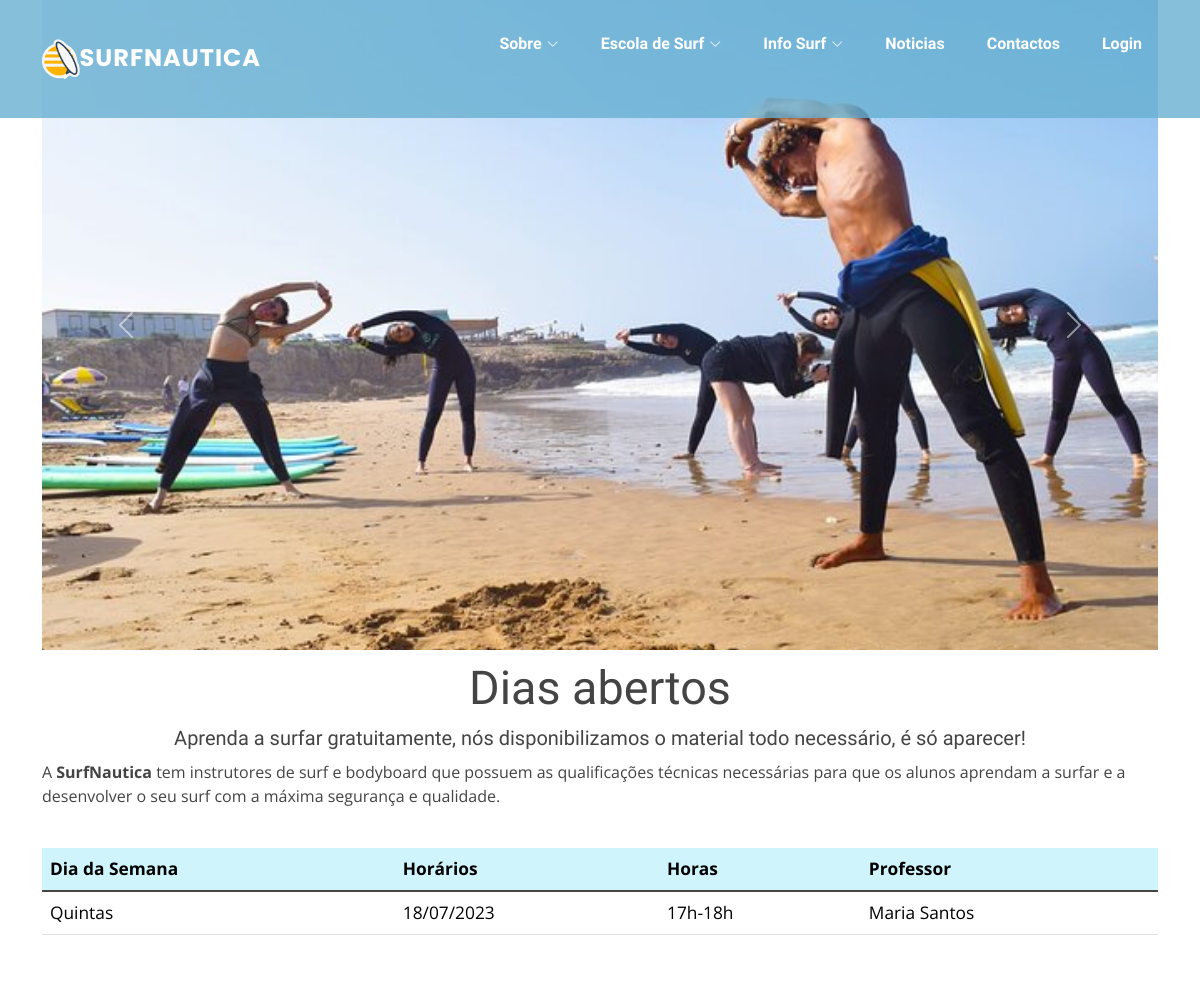
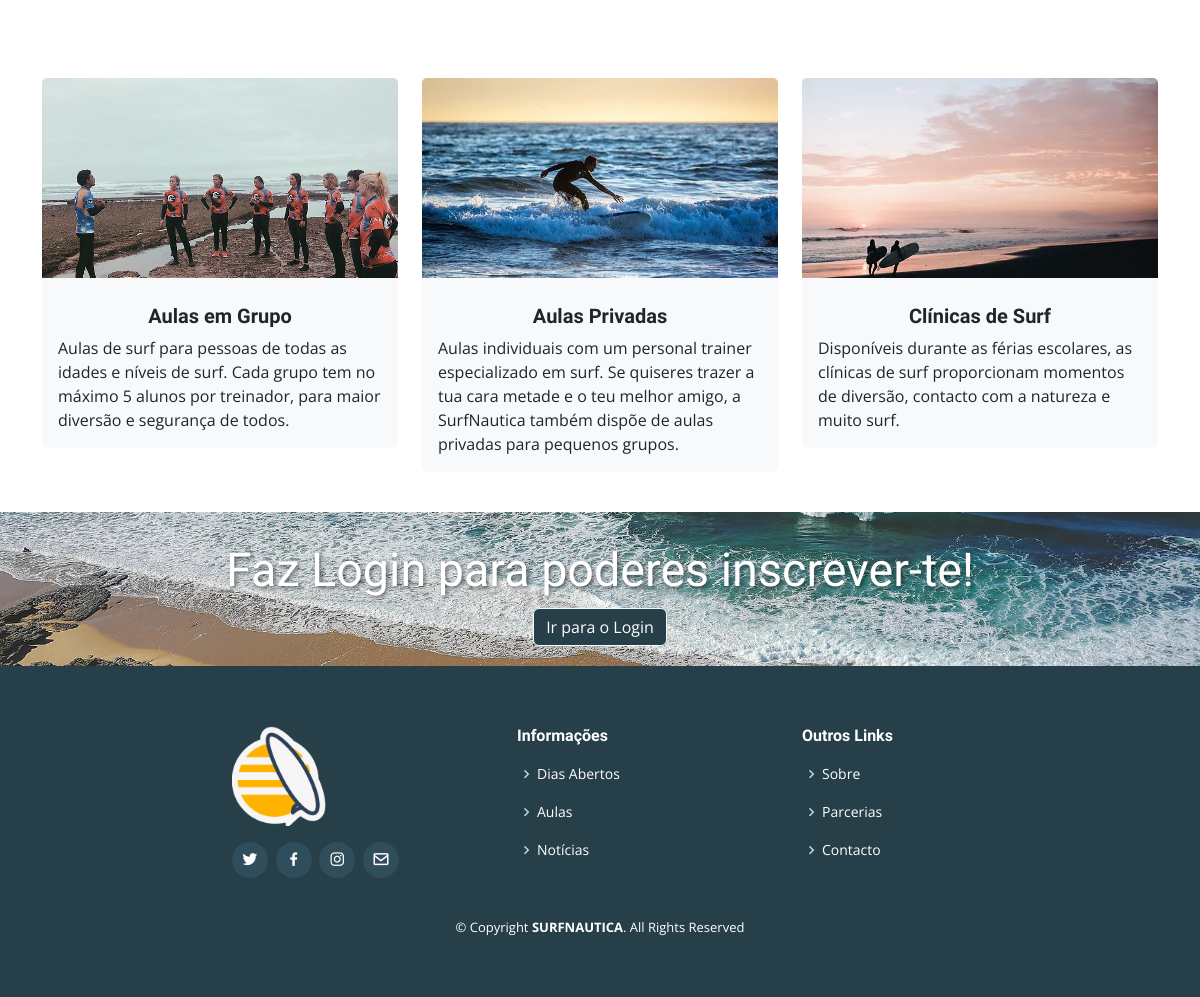
Page /Tiago_Gomes/diaaberto.php on the committed database (2 pictures, top to bottom).
### tables this page shows
CREATE TABLE IF NOT EXISTS `diaaberto` (
  `id_diaAberto` INT(11) NOT NULL AUTO_INCREMENT,
  `titulo` VARCHAR(50) NOT NULL,
  `data1` DATE NOT NULL,
  `horas` VARCHAR(50) NOT NULL,
  `foto` VARCHAR(250),
  `id_prof` INT(11) NOT NULL,
  PRIMARY KEY (`id_diaAberto`),
  INDEX `fk_diaaberto_professor1_idx` (`id_prof` ASC),
  CONSTRAINT `fk_diaaberto_professor1`
    FOREIGN KEY (`id_prof`)
    REFERENCES `professor` (`id_prof`)
    ON DELETE NO ACTION
    ON UPDATE NO ACTION);

CREATE TABLE IF NOT EXISTS `professor` (
  `id_prof` INT(11) NOT NULL AUTO_INCREMENT,
  `nome` VARCHAR(50) NOT NULL,
  `email` VARCHAR(50) NOT NULL,
  `foto` VARCHAR(50),
  `especialidade` VARCHAR(70) NOT NULL,
  `id` INT(11) NOT NULL,
  PRIMARY KEY (`id_prof`),
  INDEX `fk_professor_users_idx` (`id` ASC),
  CONSTRAINT `fk_professor_users`
    FOREIGN KEY (`id`)
    REFERENCES `users` (`id`)
    ON DELETE NO ACTION
    ON UPDATE NO ACTION);

### Tiago_Gomes/diaaberto.php (the view, shortened to what this page needs)
<!DOCTYPE html>
<html lang="en">
<head>
  <?php
  require_once 'sheets/head.php';
  ?>
  <link rel="stylesheet" href="css/diaaberto.css">
  <link href="assets/css/navbar.css" rel="stylesheet">
  <link href="assets/vendor/aos/aos.css" rel="stylesheet">
  <link href="assets/vendor/bootstrap-icons/bootstrap-icons.css" rel="stylesheet">
  <link href="assets/vendor/boxicons/css/boxicons.min.css" rel="stylesheet">
  <link href="assets/vendor/glightbox/css/glightbox.min.css" rel="stylesheet">
  <link href="assets/vendor/swiper/swiper-bundle.min.css" rel="stylesheet">
  <link rel="stylesheet" href="css/escolasurf.css">
</head>
<body>
<header id="header" class="fixed-top">
    <?php
    require_once 'sheets/navbar.php';
    ?>
</header>
<?php
$sql = "SELECT professor.nome, diaaberto.titulo, diaaberto.data1, diaaberto.horas
FROM diaaberto JOIN professor ON diaaberto.id_prof = professor.id_prof
WHERE professor.especialidade LIKE 'Surfista Instrutor' OR professor.especialidade LIKE 'Surfista Instrutora'
ORDER BY diaaberto.data1 ASC;";
$result = mysqli_query($conn, $sql);
?>
<div class="container-sm ">
    <div id="carouselExample" class="carousel slide">
        <div class="carousel-inner">
          <div class="carousel-item active">
            <img src="img/05.jpg" class="d-block w-100" alt="...">
          </div>
        </div>
        <button class="carousel-control-prev" type="button" data-bs-target="#carouselExample" data-bs-slide="prev">
          <span class="carousel-control-prev-icon" aria-hidden="true"></span>
        </button>
        <button class="carousel-control-next" type="button" data-bs-target="#carouselExample" data-bs-slide="next">
          <span class="carousel-control-next-icon" aria-hidden="true"></span>
        </button>
      </div>
</div>
<div class="container-sm">
<?php
    if (mysqli_num_rows($result) > 0) {
    echo ("<table class='table'><h3>Dias abertos</h3>
    <h5>Aprenda a surfar gratuitamente, nós disponibilizamos o material todo necessário, é só aparecer!</h5>
    <div class='texto'>
      A <strong>SurfNautica</strong> tem instrutores de surf e bodyboard que possuem as qualificações técnicas necessárias para que os alunos aprendam a surfar e a desenvolver o seu surf com a máxima segurança e qualidade.
    </div><thead><tr class='table-info'><th>Dia da Semana</th><th>Horários</th><th>Horas</th><th>Professor</th></tr></thead><tbody class='table-group-divider'>");
    while ($row= mysqli_fetch_assoc($result)) {
        echo"<tr><td>".$row['titulo']."</td><td>".date("d/m/Y", strtotime($row['data1']))."</td><td>".$row['horas']."</td><td>".$row['nome']."</td></tr>";
    }
    echo"</tr> </tbody></table>";
}
else {
    echo ("Erro ao executar o select:" . mysqli_connect_error($conn));
}
?>
</div>
<div style="padding-top: 100px; padding-bottom: 40px;">
  <div class="container">
    <div class="row">
      <div class="col-md-6 col-lg-4">
        <div class="card border-0 bg-light" style="width: 100%;">
          <img class="card-img-top" src="img/resize.jpg" alt="" style="height: 200px; object-fit: cover;">
          <div class="card-body">
            <h5 class="card-title"><strong>Aulas em Grupo</strong></h5>
            <p class="card-text card-wrap">
            Aulas de surf para pessoas de todas as idades e níveis de surf.
             Cada grupo tem no máximo 5 alunos por treinador,
              para maior diversão e segurança de todos.
            </p>
          </div>
        </div>
      </div>
      <div class="col-md-6 col-lg-4">
        <div class="card border-0 bg-light" style="width: 100%;">
          <img class="card-img-top" src="img/1.jpg" alt="Card image cap" style="height: 200px; object-fit: cover;">
          <div class="card-body">
            <h5 class="card-title"><strong>Aulas Privadas</strong></h5>
            <p class="card-text card-wrap">Aulas individuais com um personal trainer especializado em surf.
             Se quiseres trazer a tua cara metade e o teu melhor amigo,
              a SurfNautica também dispõe de aulas privadas para pequenos grupos.</p>
          </div>
        </div>
      </div>
      <div class="col-md-6 col-lg-4">
        <div class="card border-0 bg-light" style="width: 100%;">
          <img class="card-img-top" src="img/2.jpg" alt="Card image cap" style="height: 200px; object-fit: cover;">
          <div class="card-body">
            <h5 class="card-title"><strong>Clínicas de Surf</strong></h5>
            <p class="card-text card-wrap">Disponíveis durante as férias escolares, as clínicas de surf proporcionam momentos de diversão, contacto com a natureza e muito surf.</p>
          </div>
        </div>
      </div>
    </div>
  </div>
</div>
<div style="background-image: url('img/banner.jpg'); background-size: cover; background-position: center center; text-align: center; padding: 20px;">
  <h3 style="color: white; text-shadow: 2px 2px 4px rgba(0, 0, 0, 0.5);">Faz Login para poderes inscrever-te!</h3>
  <a href="../login.php" class="btn btn-light" style="background-color: #263f49; color: white;">Ir para o Login</a>
</div>
<footer id="footer">
  <?php
  require_once 'sheets/footer.php';
  ?>
</footer>
</body>
</html>

### assets/css/style.css (style rules this page uses)
body { font-family: "Open Sans", sans-serif; color: #444444; }
a { text-decoration: none; color: #67b0d1; }
h1, h2, h3, h4, h5, h6 { font-family: "Raleway", sans-serif; }
#header { transition: all 0.5s; z-index: 997; transition: all 0.5s; padding: 24px 0; background: rgba(103, 176, 209, 0.8); }
#footer { background: #263f49; padding: 0 0 0 0; color: #fff; font-size: 14px; }

### Tiago_Gomes/css/diaaberto.css (style rules this page uses)
.table { margin-top: 40px; font-size: 13pt; margin-bottom: 40px; }
h3 { text-align: center; font-size: 35pt; margin: 10px; }
h5 { text-align: center; margin: 10px; }
.carousel-inner { height: 650px; object-fit: cover; }
.card-wrap { word-wrap: break-word; }

### Tiago_Gomes/assets/css/navbar.css (style rules this page uses)
body { font-family: "Open Sans", sans-serif; color: #444444; }
a { text-decoration: none; color: #67b0d1; }
h1, h2, h3, h4, h5, h6 { font-family: "Raleway", sans-serif; }
#header { transition: all 0.5s; z-index: 997; transition: all 0.5s; padding: 24px 0; background: rgba(103, 176, 209, 0.8); }
#footer { background: #263f49; padding: 0 0 30px 0; color: #fff; font-size: 14px; }

### rows in the picture
diaaberto: titulo "Quintas", data1 "18/07/2023", horas "17h-18h", id_prof.nome "Maria Santos"
